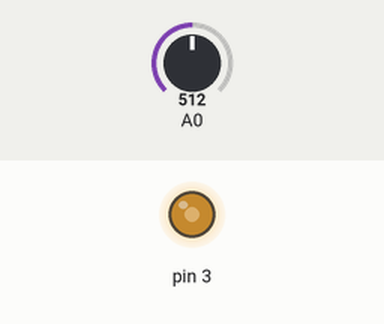
Simulated run of this sketch. Board: Arduino Uno, built with avr-gcc and run on an emulated ATmega328P. On the bench: output pins drawn as LEDs (lit = HIGH). The inputs (shaded band) are chosen by the test bench; at power-on: A0 = 512.

Above: at 1.2 s.
1.3 s: A0 set to 716
At 2.5 s:
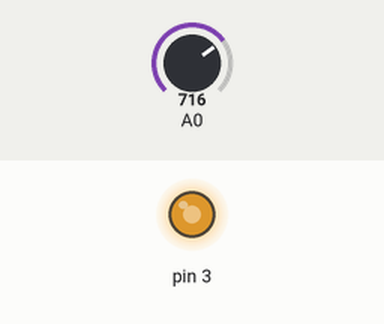
2.8 s: A0 set to 900
At 3.7 s:
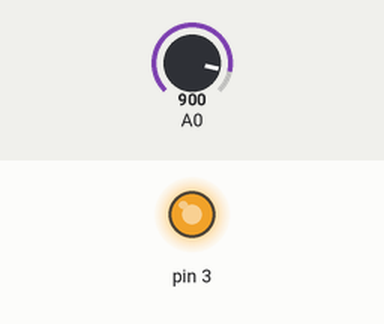
4.3 s: A0 set to 122
At 4.8 s:
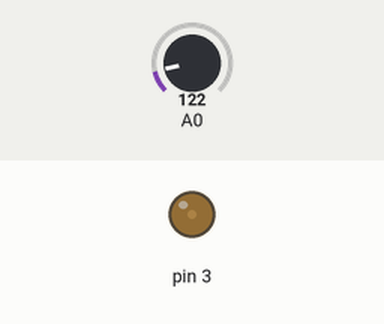
5.8 s: A0 set to 0
At 7.0 s:
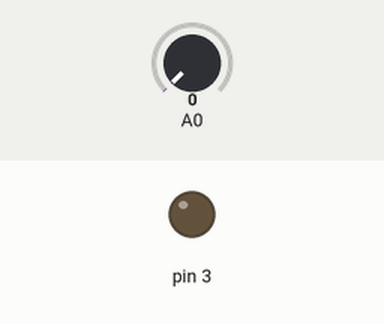
7.3 s: A0 set to 511
At 8.3 s:
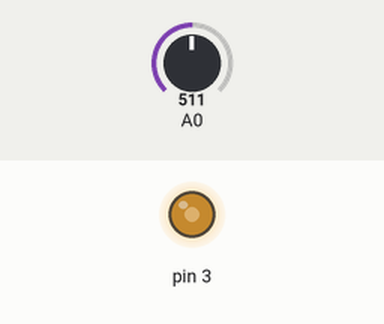
Timing chart, 0 to 9.8 s (numbered marks = the images above; inputs shaded):
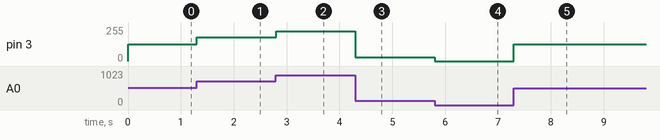

Measured:
- after the input at 1.3 s, pin 3: 127/255 → 178/255 at once
- after the input at 2.8 s, pin 3: 178/255 → 224/255 at once
- after the input at 4.3 s, pin 3: 224/255 → 30/255 at once
- after the input at 5.8 s, pin 3: 30/255 → 0/255 at once
- after the input at 7.3 s, pin 3: 0/255 → 127/255 at once

The sketch:

chal2.ino
```cpp
void setup() {
  // put your setup code here, to run once:
  Serial.begin(9600);
  pinMode(3,OUTPUT);
}

void loop() {
  // put your main code here, to run repeatedly:
  int PWM=map(analogRead(A0),0,1023,0,255);
  analogWrite(3,PWM);
}
```
